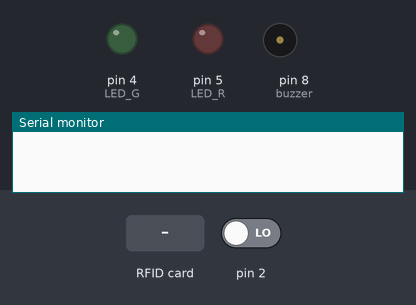
A sketch run on a simulated Arduino Uno, built with avr-gcc and run on an emulated ATmega328P. On the bench: output pins drawn as LEDs (lit = HIGH), buzzer (waves = sounding), the last lines printed to the serial monitor. The inputs (shaded band) are chosen by the test bench; at power-on: pin 2 LOW. Pins used as bus, display or sensor lines are not drawn.

Above: at 1.2 s.
1.3 s: RFID card 5E 7A 19 C4 held to the reader
At 2.0 s:
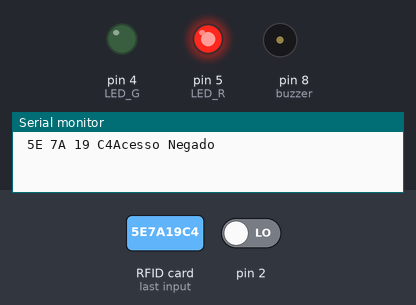
At 2.8 s:
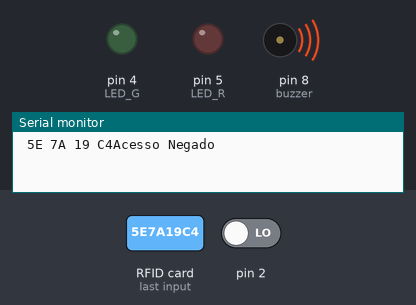
4.3 s: RFID card E6 C2 66 AC held to the reader
At 5.1 s:
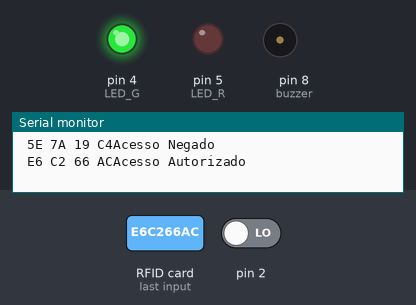
Timing chart, 0 to 7.3 s (numbered marks = the images above; inputs shaded):
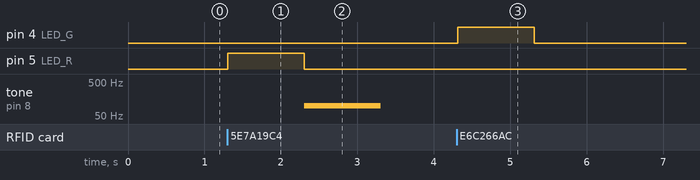

Measured:
- after the input at 1.3 s, pin 5 (LED_R): LOW → HIGH at once, → LOW 1.0 s later; tone on pin 8 (buzzer): silent → 100 Hz after 1.0 s, → silent 1.0 s later
- after the input at 4.3 s, pin 4 (LED_G): LOW → HIGH at once, → LOW 1.0 s later

The sketch:

pir_buzzer_tag1.ino
```cpp
#include <SPI.h>
#include <MFRC522.h>

#define SS_PIN 10
#define RST_PIN 9
#define LED_G 4 // Green LED pin
#define LED_R 5 // Red LED pin


MFRC522 mfrc522(SS_PIN, RST_PIN);


const String authorizedUIDs[] = {"E6 C2 66 AC"};

int sensorState = 0;
int buzzer = 8;


void setup()
{
  Serial.begin(9600);
  pinMode(2, INPUT);
  pinMode(buzzer, OUTPUT);

  SPI.begin();
  mfrc522.PCD_Init();

  pinMode(LED_G, OUTPUT);
  pinMode(LED_R, OUTPUT);

}


void loop()
{
  sensorState = digitalRead(2);

 // Look for new cards
  if ( ! mfrc522.PICC_IsNewCardPresent())
  {
    return;
  }
  // Select one of the cards
  if ( ! mfrc522.PICC_ReadCardSerial())
  {
    return;
  }

  String content= "";
  byte letter;
  for (byte i = 0; i < mfrc522.uid.size; i++)
  {
     Serial.print(mfrc522.uid.uidByte[i] < 0x10 ? " 0" : " ");
     Serial.print(mfrc522.uid.uidByte[i], HEX);
     content.concat(String(mfrc522.uid.uidByte[i] < 0x10 ? " 0" : " "));
     content.concat(String(mfrc522.uid.uidByte[i], HEX));
  }

  content.toUpperCase();

  if (sensorState == HIGH){
    tone(buzzer, 100, 1000);
  }
      if (content.substring(1) == "E6 C2 66 AC" )
  {
    digitalWrite(LED_G, HIGH);
    Serial.println("Acesso Autorizado");
    Serial.println();
    noTone(buzzer);
    delay(1000);
    digitalWrite(LED_G, LOW);

  }


 else{
    digitalWrite(LED_R, HIGH);
    Serial.println("Acesso Negado");
    delay(1000);
    digitalWrite(LED_R, LOW);
    tone(buzzer, 100, 1000);

   }
 delay(1000);
}
```
